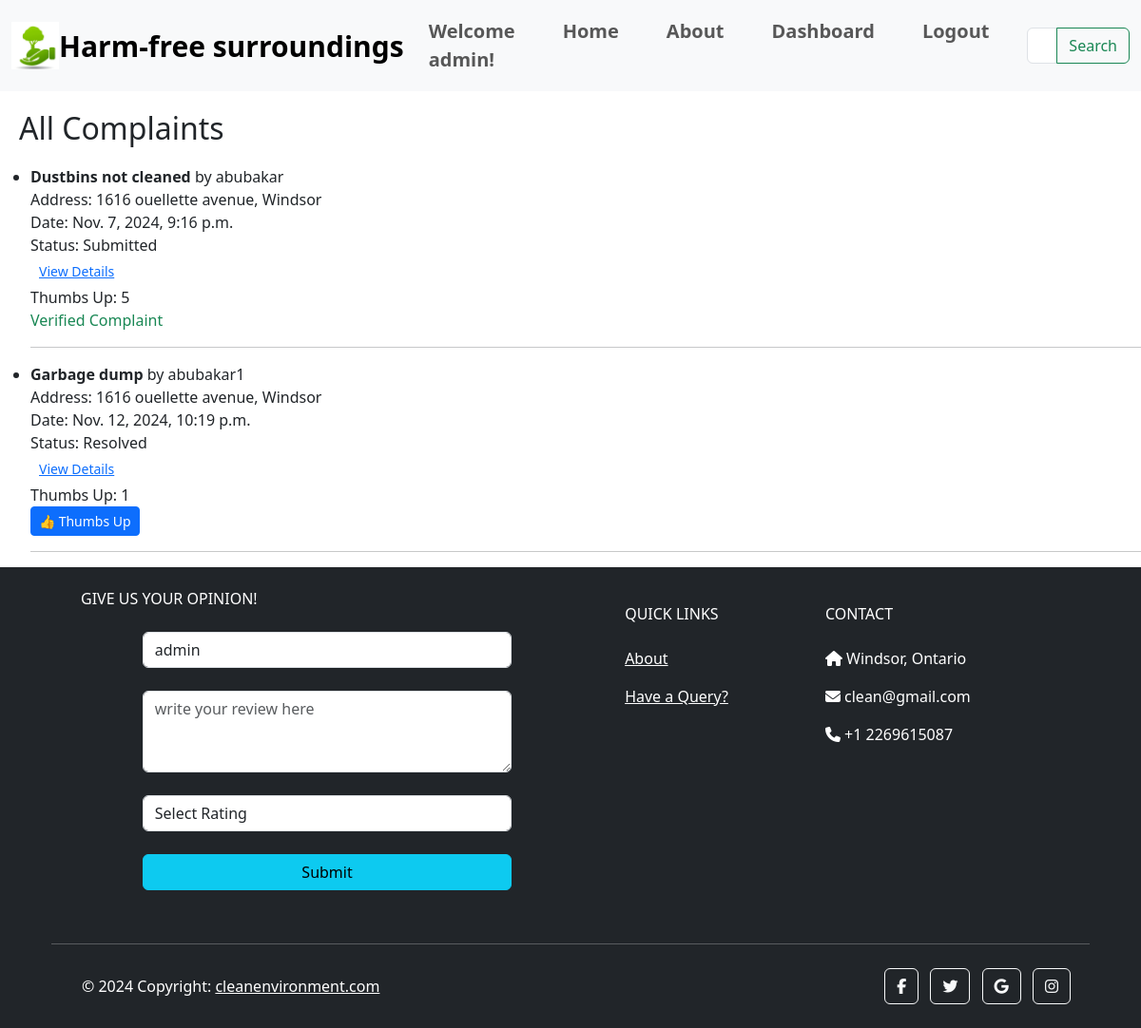
Before: /all_complaints (signed in) with the older database file.
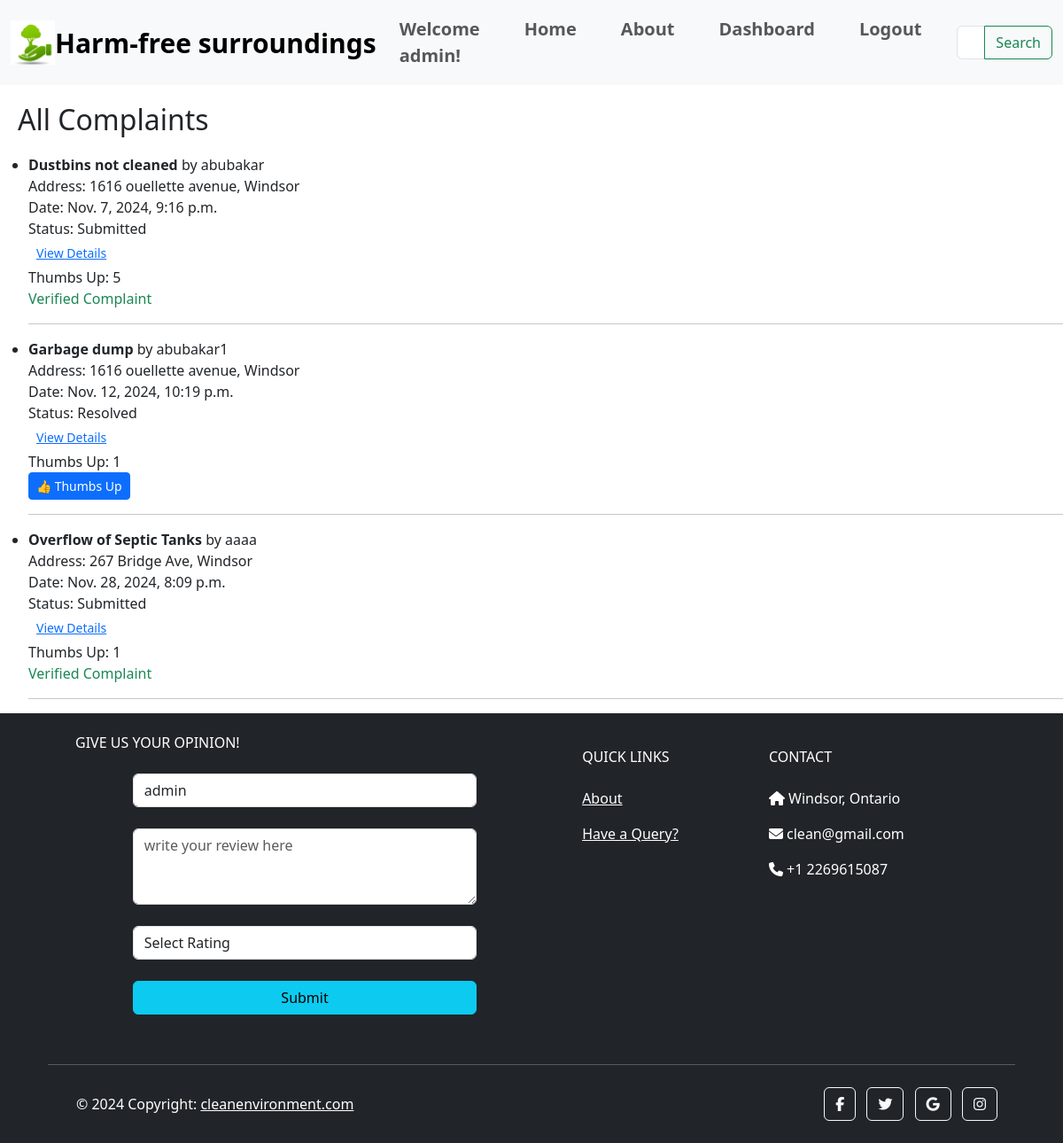
After: the same page with the newer database file.
### city/models.py (models this page shows, shortened)
class Complaint(models.Model):
    STATUS = (
        ('Submitted', 'Submitted'),
        ('Pending', 'Pending'),
        ('Resolved', 'Resolved')
    )
    COMPLAINTS = (
        ('Garbage dump', 'Garbage dump'),
        ('Overflow of Septic Tanks', 'Overflow of Septic Tanks'),
        ('Burning of Garbage', 'Burning of Garbage'),
        ('Stagnant Water', 'Stagnant Water'),
        ('Dustbins not cleaned', 'Dustbins not cleaned'),
        ('Improper Sanitization', 'Improper Sanitization'),
        ('Open Manholes or Drains', 'Open Manholes or Drains'),
    )
    user_name = models.ForeignKey(MyUser, on_delete=models.CASCADE)
    complaint_type = models.CharField(max_length=200, null=True, choices=COMPLAINTS)
    address = models.CharField(max_length=500, null=True)
    city = models.CharField(max_length=100, null=True)
    postal_code = models.CharField(max_length=20, null=True, blank=True)
    thumbs_up = models.PositiveIntegerField(default=0)
    is_verified = models.BooleanField(default=False)
    voted_users = models.ManyToManyField(MyUser, related_name='voted_complaints', blank=True)
    landmark = models.CharField(max_length=200, null=True)
    info = models.CharField(max_length=200, null=True)
    latitude = models.FloatField(null=True, blank=True)
    longitude = models.FloatField(null=True, blank=True)
    complaint_date = models.DateTimeField(auto_now_add=True, null=True)
    picture = models.ImageField(null=True)
    video = models.FileField(upload_to='uploads/complaint_videos/', null=True, blank=True)
    tracking_id = models.CharField(null=True, max_length=16)
    status = models.CharField(max_length=200, null=True, default='Submitted', choices=STATUS)

class MyUser(AbstractUser):
    email = models.EmailField(unique=True)
    is_user = models.BooleanField(default=True)
    is_employee = models.BooleanField(default=False)

### city/views.py (the view)
# urls.py: path('all_complaints',views.all_complaints,name='all_complaints'),
@login_required
def all_complaints(request):
    complaints = Complaint.objects.all()
    return render(request, 'city/all_complaints.html', {'complaints': complaints})

### city/templates/city/all_complaints.html (shortened to what this page needs)
{% extends 'city/navbar.html' %}
{% block content %}
<h2 style="margin: 20px;">All Complaints</h2>
<div class="complaints-list">
  {% if complaints %}
    <ul>
      {% for complaint in complaints %}
        <li>
          <strong>{{ complaint.complaint_type }}</strong> by {{ complaint.user_name.username }} <br>
          Address: {{ complaint.address }}, {{ complaint.city }} <br>
          Date: {{ complaint.complaint_date }} <br>
          Status: {{ complaint.status }} <br>
        <a href="{% url 'complaint_detail' complaint.id %}" class="btn btn-link btn-sm">View Details</a><br>
          Thumbs Up: <span id="thumbs-up-count-{{ complaint.id }}">{{ complaint.thumbs_up }}</span> <br>
          {% if not complaint.is_verified %}
            {% if user in complaint.voted_users.all %}
              <span class="text-info">You have already voted.</span>
            {% else %}
              <button
                  id="thumbs-up-btn-{{ complaint.id }}"
                  class="btn btn-primary btn-sm"
                  onclick="thumbsUp({{ complaint.id }})">
                👍 Thumbs Up
              </button>
            {% endif %}
          {% else %}
            <span class="text-success">Verified Complaint</span>
          {% endif %}
        </li>
        <hr>
      {% endfor %}
    </ul>
  {% else %}
    <p>No complaints filed yet.</p>
  {% endif %}
</div>
{% endblock content %}

Changed rows visible on the page:
added Complaint: complaint_type "Overflow of Septic Tanks", user_name.username "aaaa", address "267 Bridge Ave", city "Windsor", complaint_date "Nov. 28, 2024, 8:09 p.m.", status "Submitted", thumbs_up "1", is_verified "Verified Complaint"
